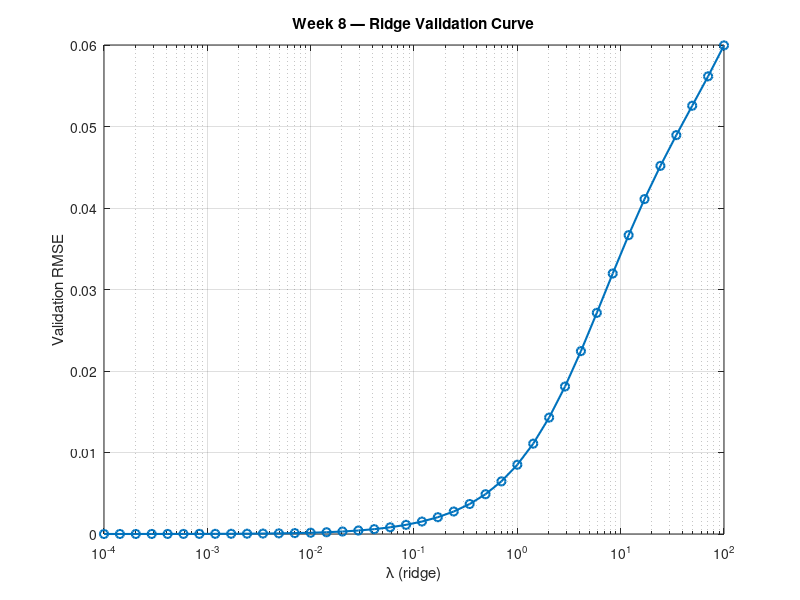

Recreate this plot in MATLAB. (Note: this script raises an error after producing the figure.)
%% Week 8 — Model Evaluation & Hyperparameter Tuning (MATLAB)
% Uses ridge regression on Week 6 dataset with robust tuning and metrics.
% Outputs: week8_eval.txt, week8_val_curve.png, week8_pred_vs_true_test.png

clear; clc; close all;

%% Load dataset from Week 6
if ~isfile('week6_dataset.mat')
    error('Could not find week6_dataset.mat. Place it in the current folder.');
end
S = load('week6_dataset.mat');

X = S.features;          % NxD (z-scored in Week 6)
Y = S.actions;           % Nx3  (vx, vy, vz)
train_idx = S.split.train(:);
val_idx   = S.split.val(:);
test_idx  = S.split.test(:);

Xtr = X(train_idx,:);  Ytr = Y(train_idx,:);
Xva = X(val_idx,:);    Yva = Y(val_idx,:);
Xte = X(test_idx,:);   Yte = Y(test_idx,:);

[Ntr, D] = size(Xtr); K = size(Ytr,2);
fprintf('Train: %d, Val: %d, Test: %d, Features: %d\n', size(Xtr,1), size(Xva,1), size(Xte,1), D);

%% Drop near-constant columns
std_tr = std(Xtr, 0, 1);
keep_cols = std_tr > 1e-8;
dropped = find(~keep_cols);
if ~isempty(dropped)
    fprintf('Dropping %d near-constant feature(s): %s\n', numel(dropped), mat2str(dropped));
end

Xtr = Xtr(:, keep_cols);
Xva = Xva(:, keep_cols);
Xte = Xte(:, keep_cols);
Dk  = size(Xtr,2);

%% Add bias column
Xtr_b = [Xtr, ones(Ntr,1)];
Xva_b = [Xva, ones(size(Xva,1),1)];
Xte_b = [Xte, ones(size(Xte,1),1)];

%% Ridge hyperparameter tuning on validation RMSE
lambdas = logspace(-4, 2, 40);        % 1e-4 ... 1e2
I = eye(Dk+1); I(end,end) = 0;        % do not regularize bias

val_rmse_curve = zeros(numel(lambdas),1);
bestVa = inf; bestLam = lambdas(1); W_best = [];

XtX = Xtr_b' * Xtr_b;
XtY = Xtr_b' * Ytr;

for i = 1:numel(lambdas)
    lam = lambdas(i);
    W = (XtX + lam * I) \ XtY;       % (Dk+1) x 3
    Yva_hat = Xva_b * W;
    val_rmse_curve(i) = sqrt(mean( sum((Yva_hat - Yva).^2, 2) ));
    if val_rmse_curve(i) < bestVa
        bestVa = val_rmse_curve(i);
        bestLam = lam;
        W_best = W;
    end
end

fprintf('Best lambda = %.4g (Val RMSE = %.6f)\n', bestLam, bestVa);

% Save validation curve plot
figure;
semilogx(lambdas, val_rmse_curve, 'o-','LineWidth',1.5); grid on;
xlabel('\lambda (ridge)'); ylabel('Validation RMSE');
title('Week 8 — Ridge Validation Curve');
hold on; yline(bestVa,'k--'); xline(bestLam,'k:');
saveas(gcf, 'week8_val_curve.png');

%% Final evaluation with best W
Ytr_hat = Xtr_b * W_best;
Yva_hat = Xva_b * W_best;
Yte_hat = Xte_b * W_best;

metric = @(Yhat, Ytrue) struct( ...
    'rmse', sqrt(mean( sum((Yhat - Ytrue).^2, 2) )), ...
    'mae',  mean( mean(abs(Yhat - Ytrue), 2) ), ...
    'cos',  mean( sum(Yhat.*Ytrue,2) ./ max(vecnorm(Yhat,2,2).*vecnorm(Ytrue,2,2), 1e-8) ) ...
);

m_tr = metric(Ytr_hat, Ytr);
m_va = metric(Yva_hat, Yva);
m_te = metric(Yte_hat, Yte);

%% Proxy success rate (per-sample action error tolerance)
% Define success as per-sample L2 action error <= eps on ALL THREE components.
eps_tol = 1e-6;
succ_rate = @(Yhat, Ytrue, eps) mean(vecnorm(Yhat - Ytrue, 2, 2) <= eps);

sr_tr = succ_rate(Ytr_hat, Ytr, eps_tol);
sr_va = succ_rate(Yva_hat, Yva, eps_tol);
sr_te = succ_rate(Yte_hat, Yte, eps_tol);

%% Save evaluation log
fid = fopen('week8_eval.txt','w');
fprintf(fid, 'Week 8 — Evaluation & Hyperparameter Tuning\n');
fprintf(fid, 'Splits: Ntr=%d, Nva=%d, Nte=%d, D=%d (kept=%d, dropped=%d -> %s)\n\n', ...
    size(Xtr,1), size(Xva,1), size(Xte,1), D, Dk, numel(dropped), mat2str(dropped));

fprintf(fid, 'Best ridge lambda: %.6g\n\n', bestLam);

fprintf(fid, 'Train:  RMSE=%.8f  MAE=%.8f  Cos=%.6f  Success=%.1f%% (eps=%g)\n', ...
    m_tr.rmse, m_tr.mae, m_tr.cos, 100*sr_tr, eps_tol);
fprintf(fid, 'Val:    RMSE=%.8f  MAE=%.8f  Cos=%.6f  Success=%.1f%% (eps=%g)\n', ...
    m_va.rmse, m_va.mae, m_va.cos, 100*sr_va, eps_tol);
fprintf(fid, 'Test:   RMSE=%.8f  MAE=%.8f  Cos=%.6f  Success=%.1f%% (eps=%g)\n', ...
    m_te.rmse, m_te.mae, m_te.cos, 100*sr_te, eps_tol);
fclose(fid);

disp('Saved evaluation log to week8_eval.txt');

%% Quick test scatter (pred vs true) saved as PNG
lbl = {'v_x','v_y','v_z'};
figure;
tiledlayout(1,3,'Padding','compact','TileSpacing','compact');
for j = 1:K
    nexttile; 
    scatter(Yte(:,j), Yte_hat(:,j), 40, 'filled'); hold on; grid on; axis equal;
    mn = min([Yte(:,j); Yte_hat(:,j)]); mx = max([Yte(:,j); Yte_hat(:,j)]);
    if mn==mx, mn = mn - 1; mx = mx + 1; end
    plot([mn mx],[mn mx],'k--','LineWidth',1);
    xlabel(sprintf('True %s', lbl{j})); ylabel(sprintf('Pred %s', lbl{j}));
    title(sprintf('Test scatter (%s)', lbl{j}));
end
sgtitle('Week 8 — Pred vs True (Test)');
saveas(gcf, 'week8_pred_vs_true_test.png');

%% Print concise summary to console
fprintf('\n=== Week 8 Summary ===\n');
fprintf('Best lambda: %.6g\n', bestLam);
fprintf('Train  RMSE=%.3e  MAE=%.3e  Cos=%.6f  SR=%.1f%%\n', m_tr.rmse, m_tr.mae, m_tr.cos, 100*sr_tr);
fprintf('Val    RMSE=%.3e  MAE=%.3e  Cos=%.6f  SR=%.1f%%\n', m_va.rmse, m_va.mae, m_va.cos, 100*sr_va);
fprintf('Test   RMSE=%.3e  MAE=%.3e  Cos=%.6f  SR=%.1f%%\n', m_te.rmse, m_te.mae, m_te.cos, 100*sr_te);
